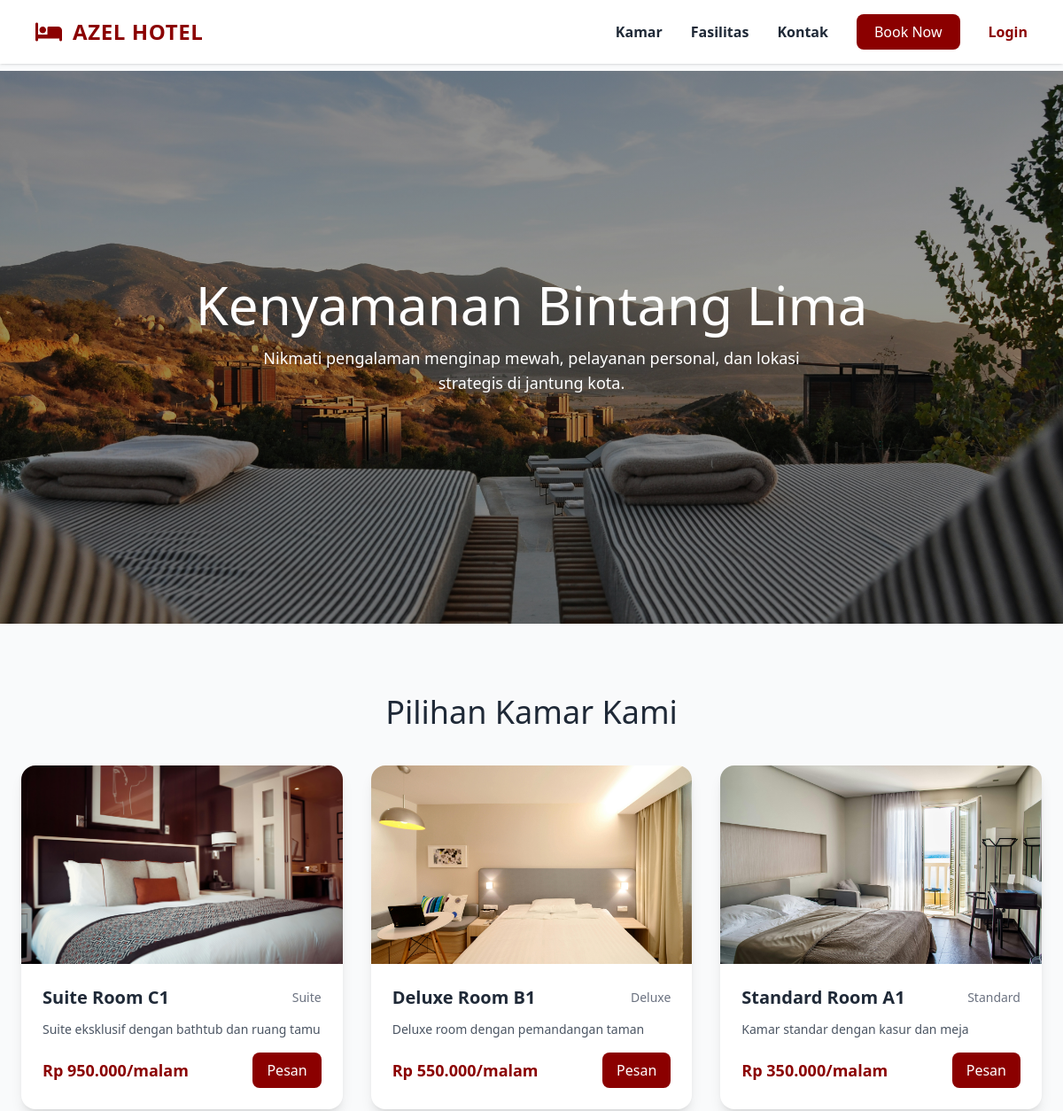
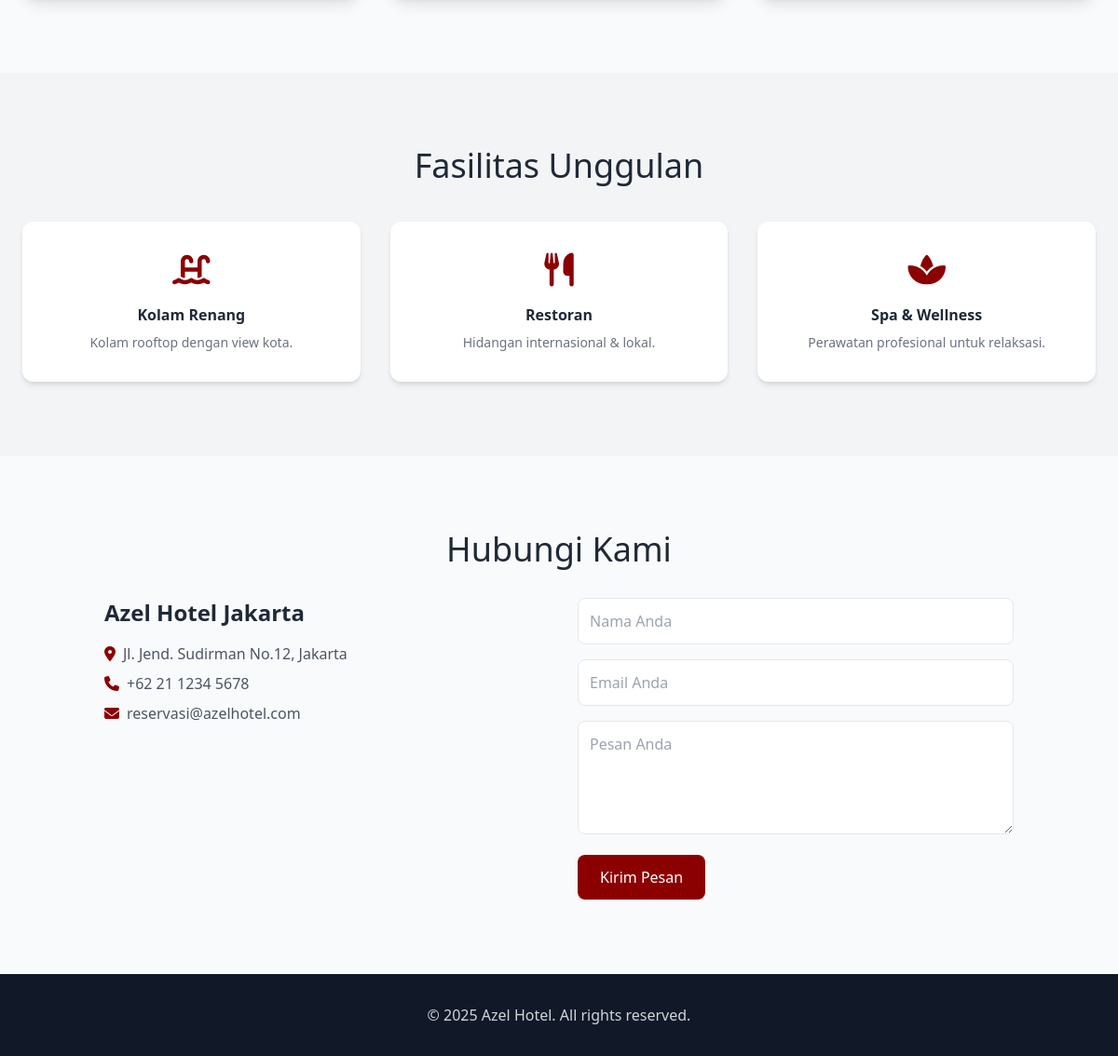
The page / on the database its author committed (2 pictures, top to bottom).
### tables this page shows
CREATE TABLE `kamar` (
  `id_kamar` int NOT NULL,
  `id_tipe` int DEFAULT NULL,
  `nama_kamar` varchar(100) NOT NULL,
  `deskripsi` text,
  `harga_per_malam` decimal(10,2) NOT NULL,
  `foto` varchar(255) DEFAULT NULL,
  `status` enum('tersedia','tidak tersedia') DEFAULT 'tersedia'
);

CREATE TABLE `tipe_kamar` (
  `id_tipe` int NOT NULL,
  `nama_tipe` varchar(100) NOT NULL,
  `deskripsi` text,
  `fasilitas` text,
  `created_at` datetime DEFAULT CURRENT_TIMESTAMP
);

### index.php (the view, shortened to what this page needs)
<?php
$isLoggedIn = isset($_SESSION['user_id']);
$db = new Database();
if (method_exists($db, 'connect')) {
    $conn = $db->connect();
} elseif (property_exists($db, 'conn') && $db->conn) {
    $conn = $db->conn;
} else {
    die('Koneksi database tidak ditemukan.');
}
try {
    $sql = "SELECT k.id_kamar, k.id_tipe, k.nama_kamar, k.deskripsi, k.harga_per_malam, k.foto, t.nama_tipe
            FROM kamar k
            LEFT JOIN tipe_kamar t ON k.id_tipe = t.id_tipe
            ORDER BY k.id_kamar DESC";
    $stmt = $conn->prepare($sql);
    $stmt->execute();
    $rooms = $stmt->fetchAll(PDO::FETCH_ASSOC);
} catch (PDOException $e) {
    die("Query gagal: " . $e->getMessage());
}
?>
<!DOCTYPE html>
<html lang="id">
<head>
  <script src="https://cdn.tailwindcss.com"></script>
  <link rel="stylesheet" href="https://cdnjs.cloudflare.com/ajax/libs/font-awesome/6.5.2/css/all.min.css">
</head>
<body class="bg-gray-50 text-gray-800">
<nav class="fixed top-0 left-0 w-full bg-white shadow z-40">
  <div class="flex items-center justify-between px-10 py-4 w-full">
    <div class="flex items-center gap-3">
      <i class="fas fa-bed text-2xl text-primary"></i>
      <a href="index.php" class="text-2xl font-bold text-primary tracking-wide">AZEL HOTEL</a>
    </div>
    <div class="hidden md:flex items-center gap-8">
      <a href="#rooms" class="hover:text-primary font-semibold">Kamar</a>
      <a href="#fasilitas" class="hover:text-primary font-semibold">Fasilitas</a>
      <a href="#kontak" class="hover:text-primary font-semibold">Kontak</a>
      <a
        href="<?php echo $isLoggedIn ? 'booking.php' : 'login.php?redirect=booking.php'; ?>"
        class="bg-primary hover:bg-red-900 text-white px-5 py-2 rounded-lg transition">
        Book Now
      </a>
      <?php if ($isLoggedIn): ?>
        <a href="history.php" class="text-primary hover:text-red-800 font-semibold">Riwayat Pesanan</a>
        <a href="logout.php" class="text-red-600 hover:text-red-800 font-semibold">Logout</a>
      <?php else: ?>
        <a href="login.php" class="text-primary hover:text-red-800 font-semibold">Login</a>
      <?php endif; ?>
    </div>
  </div>
</nav>
<header class="mt-20">
  <div class="hero-slider flex items-center justify-center text-white"
       style="background-image: linear-gradient(rgba(0,0,0,0.45), rgba(0,0,0,0.35)), url('uploads/hero1.jpg');">
    <div class="text-center px-6">
      <h1 class="text-5xl md:text-6xl font-light mb-4">Kenyamanan Bintang Lima</h1>
      <p class="max-w-2xl mx-auto text-lg mb-6">Nikmati pengalaman menginap mewah, pelayanan personal, dan lokasi strategis di jantung kota.</p>
    </div>
  </div>
</header>
<section id="rooms" class="max-w-7xl mx-auto px-6 py-20">
  <h2 class="text-4xl font-extralight text-center mb-10">Pilihan Kamar Kami</h2>
  <div class="grid grid-cols-1 sm:grid-cols-2 lg:grid-cols-3 gap-8">
    <?php if (!empty($rooms)): ?>
      <?php foreach ($rooms as $r):
        $imgPath = 'uploads/' . ($r['foto'] ?? '');
        if (empty($r['foto']) || !is_file($imgPath)) {
            $imgPath = 'uploads/noimage.jpg';
        }
      ?>
      <article class="bg-white rounded-2xl overflow-hidden shadow-lg hover:shadow-2xl transition">
        <img src="<?php echo htmlspecialchars($imgPath); ?>" alt="<?php echo htmlspecialchars($r['nama_kamar']); ?>" class="w-full h-56 object-cover">
        <div class="p-6">
          <div class="flex items-center justify-between mb-3">
            <h3 class="text-xl font-semibold"><?php echo htmlspecialchars($r['nama_kamar']); ?></h3>
            <span class="text-sm text-gray-500"><?php echo htmlspecialchars($r['nama_tipe'] ?? '—'); ?></span>
          </div>
          <p class="text-gray-600 text-sm mb-4">
            <?php echo nl2br(htmlspecialchars(substr($r['deskripsi'],0,140))); ?><?php echo (strlen($r['deskripsi'])>140)?'...':''; ?>
          </p>
          <div class="flex items-center justify-between">
            <div class="text-lg font-bold text-primary">Rp <?php echo number_format($r['harga_per_malam'],0,',','.'); ?>/malam</div>
            <a
              href="<?php echo $isLoggedIn
                ? 'booking.php?id='.(int)$r['id_kamar']
                : 'login.php?redirect=' . urlencode('booking.php?id='.(int)$r['id_kamar']); ?>"
              class="bg-primary text-white px-4 py-2 rounded-lg">
              Pesan
            </a>
          </div>
        </div>
      </article>
      <?php endforeach; ?>
    <?php else: ?>
      <div class="col-span-3 text-center text-gray-500">Belum ada kamar tersedia.</div>
    <?php endif; ?>
  </div>
</section>
<section id="fasilitas" class="bg-gray-100 py-20">
  <div class="max-w-7xl mx-auto px-6">
    <h2 class="text-4xl font-extralight text-center mb-10">Fasilitas Unggulan</h2>
    <div class="grid grid-cols-1 md:grid-cols-3 gap-8">
      <div class="bg-white p-8 rounded-xl shadow-md text-center">
        <i class="fas fa-swimming-pool text-4xl text-primary mb-4"></i>
        <h4 class="font-semibold mb-2">Kolam Renang</h4>
        <p class="text-sm text-gray-500">Kolam rooftop dengan view kota.</p>
      </div>
      <div class="bg-white p-8 rounded-xl shadow-md text-center">
        <i class="fas fa-utensils text-4xl text-primary mb-4"></i>
        <h4 class="font-semibold mb-2">Restoran</h4>
        <p class="text-sm text-gray-500">Hidangan internasional & lokal.</p>
      </div>
      <div class="bg-white p-8 rounded-xl shadow-md text-center">
        <i class="fas fa-spa text-4xl text-primary mb-4"></i>
        <h4 class="font-semibold mb-2">Spa & Wellness</h4>
        <p class="text-sm text-gray-500">Perawatan profesional untuk relaksasi.</p>
      </div>
    </div>
  </div>
</section>
<section id="kontak" class="py-20">
  <div class="max-w-5xl mx-auto px-6">
    <h2 class="text-4xl font-extralight text-center mb-8">Hubungi Kami</h2>
    <div class="grid md:grid-cols-2 gap-10">
      <div>
        <h3 class="text-2xl font-semibold mb-4">Azel Hotel Jakarta</h3>
        <p class="text-gray-600 mb-2"><i class="fas fa-map-marker-alt text-primary mr-2"></i>Jl. Jend. Sudirman No.12, Jakarta</p>
        <p class="text-gray-600 mb-2"><i class="fas fa-phone text-primary mr-2"></i>+62 21 1234 5678</p>
        <p class="text-gray-600"><i class="fas fa-envelope text-primary mr-2"></i>reservasi@azelhotel.com</p>
      </div>
      <form action="action_kontak.php" method="POST" class="space-y-4">
        <input type="text" name="nama" placeholder="Nama Anda" class="w-full border rounded-lg p-3 focus:ring-2 focus:ring-primary outline-none" required>
        <input type="email" name="email" placeholder="Email Anda" class="w-full border rounded-lg p-3 focus:ring-2 focus:ring-primary outline-none" required>
        <textarea name="pesan" rows="4" placeholder="Pesan Anda" class="w-full border rounded-lg p-3 focus:ring-2 focus:ring-primary outline-none" required></textarea>
        <button type="submit" class="bg-primary text-white px-6 py-3 rounded-lg">Kirim Pesan</button>
      </form>
    </div>
  </div>
</section>
<footer class="bg-gray-900 text-gray-300 py-8">
  <div class="max-w-7xl mx-auto px-6 text-center">
    <p>&copy; <?php echo date('Y'); ?> Azel Hotel. All rights reserved.</p>
  </div>
</footer>
</body>
</html>

### index.php (style rules this page uses)
:root { --primary: #8b0000; }
.bg-primary { background-color: var(--primary); }
.text-primary { color: var(--primary); }
.hero-slider { height: 78vh; background-position:center; background-size:cover; }

### rows shown on the page
kamar: foto (picture), nama_kamar "Suite Room C1", id_tipe.nama_tipe "Suite", deskripsi "Suite eksklusif dengan bathtub dan ruang tamu", harga_per_malam "950.000"
kamar: foto (picture), nama_kamar "Deluxe Room B1", id_tipe.nama_tipe "Deluxe", deskripsi "Deluxe room dengan pemandangan taman", harga_per_malam "550.000"
kamar: shows a picture, nama_kamar "Standard Room A1", id_tipe.nama_tipe "Standard", deskripsi "Kamar standar dengan kasur dan meja", harga_per_malam "350.000"
